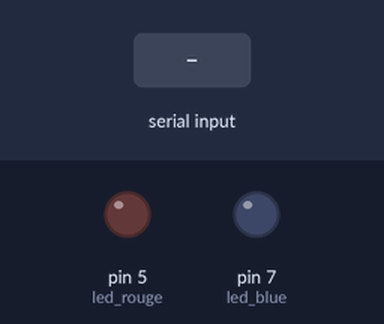
Bench run of a sketch on a simulated Arduino Uno, built with avr-gcc and run on an emulated ATmega328P. On the bench: output pins drawn as LEDs (lit = HIGH). The inputs (shaded band) are chosen by the test bench. Pins used as bus, display or sensor lines are not drawn.

Above: at 1.2 s.
1.3 s: "yes" received over Serial
At 3.5 s:
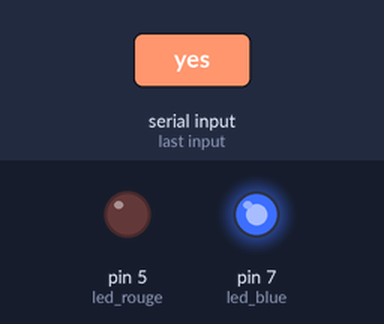
3.8 s: "no" received over Serial
At 6.7 s:
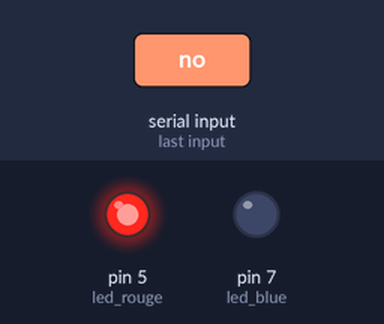
Timing chart, 0 to 8.8 s (numbered marks = the images above; inputs shaded):
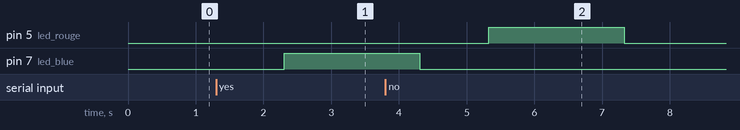

Measured:
- after the input at 1.3 s, pin 7 (led_blue): LOW → HIGH after 1.0 s
- after the input at 3.8 s, pin 5 (led_rouge): LOW → HIGH after 1.5 s, → LOW 2.0 s later

The sketch:

arduino_khalil_firas.ino
```cpp
#include <SPI.h>
#include <MFRC522.h>
String msg;
String a;
int led_rouge =5;
int led_blue =7;
int i;
#define SS_PIN 10
#define RST_PIN 9
MFRC522 mfrc522(SS_PIN, RST_PIN);
void setup() {
  Serial.begin(9600);
  pinMode(led_rouge,OUTPUT);
  pinMode(led_blue,OUTPUT);


  SPI.begin();      // Initiate  SPI bus
  mfrc522.PCD_Init();   // Initiate MFRC522
}

void loop() {
if (Serial.available() > 0)
  {
    a = Serial.readString();


    if(a=="yes")
{
digitalWrite(led_blue,HIGH);
delay(2000);
digitalWrite(led_blue,LOW);


}
if(a=="no")
{
digitalWrite(led_rouge,HIGH);
delay(2000);
digitalWrite(led_rouge,LOW);


}

  }


 // Look for new cards
  if ( ! mfrc522.PICC_IsNewCardPresent())
  {
    return;
  }
  // Select one of the cards
  if ( ! mfrc522.PICC_ReadCardSerial())
  {
    return;
  }

String content= "";
String msg = "";
  byte letter;

  for (byte i = 0; i < mfrc522.uid.size; i++)
  {
     /*Serial.print(mfrc522.uid.uidByte[i] < 0x10 ? " 0" : " ");
     Serial.print(mfrc522.uid.uidByte[i], HEX);*/
     content.concat(String(mfrc522.uid.uidByte[i] < 0x10 ? " 0" : " "));
     content.concat(String(mfrc522.uid.uidByte[i], HEX));
  }


  content.toUpperCase();

msg =content+"#";
 //send data
//delay (5000);

 for(i=0;i<msg.length();i++)
    {
        Serial.write(msg[i]);
        delay (100);

    }
     //delay (1500);


}
```
